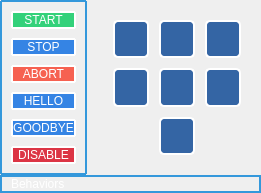
           <widget class="QFrame" name="frame_36">
            <property name="styleSheet">
             <string notr="true">border: 0px solid #3498db;
border-radius: 10px;</string>
            </property>
            <property name="frameShape">
             <enum>QFrame::StyledPanel</enum>
            </property>
            <property name="frameShadow">
             <enum>QFrame::Raised</enum>
            </property>
            <layout class="QVBoxLayout" name="verticalLayout_15" stretch="20,1">
             <property name="spacing">
              <number>0</number>
             </property>
             <property name="leftMargin">
              <number>0</number>
             </property>
             <property name="topMargin">
              <number>0</number>
             </property>
             <property name="rightMargin">
              <number>0</number>
             </property>
             <property name="bottomMargin">
              <number>0</number>
             </property>
             <item>
              <widget class="QFrame" name="frame_7">
               <property name="frameShape">
                <enum>QFrame::StyledPanel</enum>
               </property>
               <property name="frameShadow">
                <enum>QFrame::Raised</enum>
               </property>
               <layout class="QHBoxLayout" name="horizontalLayout_3" stretch="0,8">
                <property name="leftMargin">
                 <number>0</number>
                </property>
                <property name="topMargin">
                 <number>0</number>
                </property>
                <property name="rightMargin">
                 <number>0</number>
                </property>
                <property name="bottomMargin">
                 <number>0</number>
                </property>
                <item>
                 <widget class="QFrame" name="frame_44">
                  <property name="sizePolicy">
                   <sizepolicy hsizetype="Preferred" vsizetype="Preferred">
                    <horstretch>3</horstretch>
                    <verstretch>0</verstretch>
                   </sizepolicy>
                  </property>
                  <property name="cursor">
                   <cursorShape>PointingHandCursor</cursorShape>
                  </property>
                  <property name="styleSheet">
                   <string notr="true">border: 2px solid #3498db;
border-radius: 1px;</string>
                  </property>
                  <property name="frameShape">
                   <enum>QFrame::StyledPanel</enum>
                  </property>
                  <property name="frameShadow">
                   <enum>QFrame::Raised</enum>
                  </property>
                  <layout class="QVBoxLayout" name="verticalLayout_21" stretch="0,0,0,0,0">
                   <property name="spacing">
                    <number>9</number>
                   </property>
                   <property name="leftMargin">
                    <number>9</number>
                   </property>
                   <property name="topMargin">
                    <number>9</number>
                   </property>
                   <property name="bottomMargin">
                    <number>9</number>
                   </property>
                   <item>
                    <widget class="QPushButton" name="pushButton_5">
                     <property name="sizePolicy">
                      <sizepolicy hsizetype="Preferred" vsizetype="Preferred">
                       <horstretch>0</horstretch>
                       <verstretch>0</verstretch>
                      </sizepolicy>
                     </property>
                     <property name="styleSheet">
                      <string notr="true">QPushButton {
color: rgb(255, 255, 255);
background-color: rgb(51, 209, 122);
border-color: rgb(255, 255, 255);
}

QPushButton:pressed {
	background-color: rgb(38, 162, 105);
}</string>
                     </property>
                     <property name="text">
                      <string>START</string>
                     </property>
                    </widget>
                   </item>
                   <item>
                    <widget class="QPushButton" name="pushButton">
                     <property name="sizePolicy">
                      <sizepolicy hsizetype="Preferred" vsizetype="Preferred">
                       <horstretch>0</horstretch>
                       <verstretch>0</verstretch>
                      </sizepolicy>
                     </property>
                     <property name="palette">
                      <palette>
                       <active>
                        <colorrole role="WindowText">
                         <brush brushstyle="SolidPattern">
                          <color alpha="255">
                           <red>255</red>
                           <green>255</green>
                           <blue>255</blue>
                          </color>
                         </brush>
                        </colorrole>
                        <colorrole role="Button">
                         <brush brushstyle="SolidPattern">
                          <color alpha="255">
                           <red>53</red>
                           <green>132</green>
                           <blue>228</blue>
                          </color>
                         </brush>
                        </colorrole>
                        <colorrole role="Text">
                         <brush brushstyle="SolidPattern">
                          <color alpha="255">
                           <red>255</red>
                           <green>255</green>
                           <blue>255</blue>
                          </color>
                         </brush>
                        </colorrole>
                        <colorrole role="ButtonText">
                         <brush brushstyle="SolidPattern">
                          <color alpha="255">
                           <red>255</red>
                           <green>255</green>
                           <blue>255</blue>
                          </color>
                         </brush>
                        </colorrole>
                        <colorrole role="Base">
                         <brush brushstyle="SolidPattern">
                          <color alpha="255">
                           <red>53</red>
                           <green>132</green>
                           <blue>228</blue>
                          </color>
                         </brush>
                        </colorrole>
                        <colorrole role="Window">
                         <brush brushstyle="SolidPattern">
                          <color alpha="255">
                           <red>53</red>
                           <green>132</green>
                           <blue>228</blue>
                          </color>
                         </brush>
                        </colorrole>
                        <colorrole role="PlaceholderText">
                         <brush brushstyle="SolidPattern">
                          <color alpha="255">
                           <red>255</red>
                           <green>255</green>
                           <blue>255</blue>
                          </color>
                         </brush>
                        </colorrole>
                       </active>
                       <inactive>
                        <colorrole role="WindowText">
                         <brush brushstyle="SolidPattern">
                          <color alpha="255">
                           <red>255</red>
                           <green>255</green>
                           <blue>255</blue>
                          </color>
                         </brush>
                        </colorrole>
                        <colorrole role="Button">
                         <brush brushstyle="SolidPattern">
                          <color alpha="255">
                           <red>53</red>
                           <green>132</green>
                           <blue>228</blue>
                          </color>
                         </brush>
                        </colorrole>
                        <colorrole role="Text">
                         <brush brushstyle="SolidPattern">
                          <color alpha="255">
                           <red>255</red>
                           <green>255</green>
                           <blue>255</blue>
                          </color>
                         </brush>
                        </colorrole>
                        <colorrole role="ButtonText">
                         <brush brushstyle="SolidPattern">
                          <color alpha="255">
                           <red>255</red>
                           <green>255</green>
                           <blue>255</blue>
                          </color>
                         </brush>
                        </colorrole>
                        <colorrole role="Base">
                         <brush brushstyle="SolidPattern">
                          <color alpha="255">
                           <red>53</red>
                           <green>132</green>
                           <blue>228</blue>
                          </color>
                         </brush>
                        </colorrole>
                        <colorrole role="Window">
                         <brush brushstyle="SolidPattern">
                          <color alpha="255">
                           <red>53</red>
                           <green>132</green>
                           <blue>228</blue>
                          </color>
                         </brush>
                        </colorrole>
                        <colorrole role="PlaceholderText">
                         <brush brushstyle="SolidPattern">
                          <color alpha="255">
                           <red>255</red>
                           <green>255</green>
                           <blue>255</blue>
                          </color>
                         </brush>
                        </colorrole>
                       </inactive>
                       <disabled>
                        <colorrole role="WindowText">
                         <brush brushstyle="SolidPattern">
                          <color alpha="255">
                           <red>255</red>
                           <green>255</green>
                           <blue>255</blue>
                          </color>
                         </brush>
                        </colorrole>
                        <colorrole role="Button">
                         <brush brushstyle="SolidPattern">
                          <color alpha="255">
                           <red>53</red>
                           <green>132</green>
                           <blue>228</blue>
                          </color>
                         </brush>
                        </colorrole>
                        <colorrole role="Text">
                         <brush brushstyle="SolidPattern">
                          <color alpha="255">
                           <red>255</red>
                           <green>255</green>
                           <blue>255</blue>
                          </color>
                         </brush>
                        </colorrole>
                        <colorrole role="ButtonText">
                         <brush brushstyle="SolidPattern">
                          <color alpha="255">
                           <red>255</red>
                           <green>255</green>
                           <blue>255</blue>
                          </color>
                         </brush>
                        </colorrole>
                        <colorrole role="Base">
                         <brush brushstyle="SolidPattern">
                          <color alpha="255">
                           <red>53</red>
                           <green>132</green>
                           <blue>228</blue>
                          </color>
                         </brush>
                        </colorrole>
                        <colorrole role="Window">
                         <brush brushstyle="SolidPattern">
                          <color alpha="255">
                           <red>53</red>
                           <green>132</green>
                           <blue>228</blue>
                          </color>
                         </brush>
                        </colorrole>
                        <colorrole role="PlaceholderText">
                         <brush brushstyle="SolidPattern">
                          <color alpha="255">
                           <red>255</red>
                           <green>255</green>
                           <blue>255</blue>
                          </color>
                         </brush>
                        </colorrole>
                       </disabled>
                      </palette>
                     </property>
                     <property name="font">
                      <font>
                       <weight>50</weight>
                       <bold>false</bold>
                      </font>
                     </property>
                     <property name="styleSheet">
                      <string notr="true">QPushButton
{
background-color: rgb(53, 132, 228);
color: rgb(255, 255, 255);
border-color: rgb(255, 255, 255);
}

QPushButton:pressed
{
background-color: rgb(26, 95, 180);
}</string>
                     </property>
                     <property name="text">
                      <string>STOP</string>
                     </property>
                    </widget>
                   </item>
                   <item>
                    <widget class="QPushButton" name="pushButton_4">
                     <property name="sizePolicy">
                      <sizepolicy hsizetype="Preferred" vsizetype="Preferred">
                       <horstretch>0</horstretch>
                       <verstretch>0</verstretch>
                      </sizepolicy>
                     </property>
                     <property name="acceptDrops">
                      <bool>false</bool>
                     </property>
                     <property name="autoFillBackground">
                      <bool>false</bool>
                     </property>
                     <property name="styleSheet">
                      <string notr="true">QPushButton
{
background-color: rgb(246, 97, 81);
color: rgb(255, 255, 255);
border-color: rgb(255, 255, 255);
}

QPushButton:pressed
{
background-color: rgb(165, 29, 45)
}</string>
                     </property>
                     <property name="text">
                      <string>ABORT</string>
                     </property>
                    </widget>
                   </item>
                   <item>
                    <widget class="QPushButton" name="pushButton_2">
                     <property name="sizePolicy">
                      <sizepolicy hsizetype="Preferred" vsizetype="Preferred">
                       <horstretch>0</horstretch>
                       <verstretch>0</verstretch>
                      </sizepolicy>
                     </property>
                     <property name="styleSheet">
                      <string notr="true">QPushButton
{
background-color: rgb(53, 132, 228);
color: rgb(255, 255, 255);
border-color: rgb(255, 255, 255);
}

QPushButton:pressed
{
background-color: rgb(26, 95, 180);
}</string>
                     </property>
                     <property name="text">
                      <string>HELLO</string>
                     </property>
                    </widget>
                   </item>
                   <item>
                    <widget class="QPushButton" name="pushButton_3">
                     <property name="sizePolicy">
                      <sizepolicy hsizetype="Preferred" vsizetype="Preferred">
                       <horstretch>0</horstretch>
                       <verstretch>0</verstretch>
                      </sizepolicy>
                     </property>
                     <property name="styleSheet">
                      <string notr="true">QPushButton
{
background-color: rgb(53, 132, 228);
color: rgb(255, 255, 255);
border-color: rgb(255, 255, 255);
}

QPushButton:pressed
{
background-color: rgb(26, 95, 180);
}</string>
                     </property>
                     <property name="text">
                      <string>GOODBYE</string>
                     </property>
                    </widget>
                   </item>
                  <item> <!-- BOOL -->
                      <widget class="QPushButton" name="toggleEnableButton">
                          <property name="sizePolicy">
                              <sizepolicy hsizetype="Preferred" vsizetype="Preferred">
                                  <horstretch>0</horstretch>
                                  <verstretch>0</verstretch>
                              </sizepolicy>
                          </property>
                          <property name="styleSheet">
                              <string notr="true">QPushButton
                  {
                  background-color: rgb(220, 53, 69);
                  color: rgb(255, 255, 255);
                  border-color: rgb(255, 255, 255);
                  }

                  QPushButton:pressed
                  {
                  background-color: rgb(180, 35, 50);
                  }</string>
                          </property>
                          <property name="text">
                              <string>DISABLE</string>
                          </property>
                      </widget>
                  </item><!-- FIN BOOL -->

                  </layout>
                 </widget>
                </item>
                <item>
                 <widget class="QFrame" name="frame_46">
                  <property name="styleSheet">
                   <string notr="true">QPushButton {
color: rgb(255, 255, 255);
background-color: rgb(52, 101, 164);
border: 2px solid rgb(255, 255, 255);
border-radius: 5px;
}

QPushButton:pressed {
background-color: rgb(32, 74, 135);
}</string>
                  </property>
                  <property name="frameShape">
                   <enum>QFrame::StyledPanel</enum>
                  </property>
                  <property name="frameShadow">
                   <enum>QFrame::Raised</enum>
                  </property>
                  <layout class="QHBoxLayout" name="horizontalLayout_8">
                   <property name="spacing">
                    <number>0</number>
                   </property>
                   <property name="leftMargin">
                    <number>10</number>
                   </property>
                   <property name="topMargin">
                    <number>10</number>
                   </property>
                   <property name="rightMargin">
                    <number>10</number>
                   </property>
                   <property name="bottomMargin">
                    <number>10</number>
                   </property>
                   <item>
                    <layout class="QGridLayout" name="gridLayout">
                     <property name="leftMargin">
                      <number>10</number>
                     </property>
                     <property name="topMargin">
                      <number>10</number>
                     </property>
                     <property name="rightMargin">
                      <number>10</number>
                     </property>
                     <property name="bottomMargin">
                      <number>10</number>
                     </property>
                     <property name="spacing">
                      <number>10</number>
                     </property>
                     <item row="0" column="1">
                      <widget class="QPushButton" name="button_front">
                       <property name="sizePolicy">
                        <sizepolicy hsizetype="Preferred" vsizetype="Preferred">
                         <horstretch>0</horstretch>
                         <verstretch>0</verstretch>
                        </sizepolicy>
                       </property>
                       <property name="text">
                        <string/>
                       </property>
                       <property name="icon">
                        <iconset>
                         <normalon>:/images/btnUp.png</normalon>
                        </iconset>
                       </property>
                       <property name="iconSize">
                        <size>
                         <width>60</width>
                         <height>60</height>
                        </size>
                       </property>
                      </widget>
                     </item>
                     <item row="0" column="0">
                      <widget class="QPushButton" name="button_turn_left">
                       <property name="sizePolicy">
                        <sizepolicy hsizetype="Preferred" vsizetype="Preferred">
                         <horstretch>0</horstretch>
                         <verstretch>0</verstretch>
                        </sizepolicy>
                       </property>
                       <property name="text">
                        <string/>
                       </property>
                       <property name="icon">
                        <iconset>
                         <normalon>:/images/btnTurnLeft.png</normalon>
                        </iconset>
                       </property>
                       <property name="iconSize">
                        <size>
                         <width>60</width>
                         <height>60</height>
                        </size>
                       </property>
                      </widget>
                     </item>
                     <item row="0" column="2">
                      <widget class="QPushButton" name="button_turn_right">
                       <property name="sizePolicy">
                        <sizepolicy hsizetype="Preferred" vsizetype="Preferred">
                         <horstretch>0</horstretch>
                         <verstretch>0</verstretch>
                        </sizepolicy>
                       </property>
                       <property name="text">
                        <string/>
                       </property>
                       <property name="icon">
                        <iconset>
                         <normalon>:/images/btnTurnRight.png</normalon>
                        </iconset>
                       </property>
                       <property name="iconSize">
                        <size>
                         <width>60</width>
                         <height>60</height>
                        </size>
                       </property>
                      </widget>
                     </item>
                     <item row="1" column="0">
                      <widget class="QPushButton" name="button_left">
                       <property name="sizePolicy">
                        <sizepolicy hsizetype="Preferred" vsizetype="Preferred">
                         <horstretch>0</horstretch>
                         <verstretch>0</verstretch>
                        </sizepolicy>
                       </property>
                       <property name="text">
                        <string/>
                       </property>
                       <property name="icon">
                        <iconset>
                         <normalon>:/images/btnLeft.png</normalon>
                        </iconset>
                       </property>
                       <property name="iconSize">
                        <size>
                         <width>60</width>
                         <height>60</height>
                        </size>
                       </property>
                      </widget>
                     </item>
                     <item row="1" column="1">
                      <widget class="QPushButton" name="button_center">
                       <property name="sizePolicy">
                        <sizepolicy hsizetype="Preferred" vsizetype="Preferred">
                         <horstretch>0</horstretch>
                         <verstretch>0</verstretch>
                        </sizepolicy>
                       </property>
                       <property name="text">
                        <string/>
                       </property>
                       <property name="icon">
                        <iconset>
                         <normalon>:/images/points.png</normalon>
                        </iconset>
                       </property>
                       <property name="iconSize">
                        <size>
                         <width>60</width>
                         <height>60</height>
                        </size>
                       </property>
                      </widget>
                     </item>
                     <item row="3" column="1">
                      <widget class="QPushButton" name="button_back">
                       <property name="sizePolicy">
                        <sizepolicy hsizetype="Preferred" vsizetype="Preferred">
                         <horstretch>0</horstretch>
                         <verstretch>0</verstretch>
                        </sizepolicy>
                       </property>
                       <property name="text">
                        <string/>
                       </property>
                       <property name="icon">
                        <iconset resource="../resources/resource.qrc">
                         <normaloff>:/images/btnDown.png</normaloff>:/images/btnDown.png</iconset>
                       </property>
                       <property name="iconSize">
                        <size>
                         <width>60</width>
                         <height>60</height>
                        </size>
                       </property>
                      </widget>
                     </item>
                     <item row="1" column="2">
                      <widget class="QPushButton" name="button_right">
                       <property name="sizePolicy">
                        <sizepolicy hsizetype="Preferred" vsizetype="Preferred">
                         <horstretch>0</horstretch>
                         <verstretch>0</verstretch>
                        </sizepolicy>
                       </property>
                       <property name="text">
                        <string/>
                       </property>
                       <property name="icon">
                        <iconset>
                         <normalon>:/images/btnRight.png</normalon>
                        </iconset>
                       </property>
                       <property name="iconSize">
                        <size>
                         <width>60</width>
                         <height>60</height>
                        </size>
                       </property>
                      </widget>
                     </item>
                    </layout>
                   </item>
                  </layout>
                 </widget>
                </item>
               </layout>
              </widget>
             </item>
             <item>
              <widget class="QFrame" name="frame_12">
               <property name="styleSheet">
                <string notr="true">border: 2px solid #3498db;
border-radius: 10px;</string>
               </property>
               <property name="frameShape">
                <enum>QFrame::StyledPanel</enum>
               </property>
               <property name="frameShadow">
                <enum>QFrame::Raised</enum>
               </property>
               <layout class="QHBoxLayout" name="horizontalLayout_13">
                <property name="spacing">
                 <number>0</number>
                </property>
                <property name="leftMargin">
                 <number>9</number>
                </property>
                <property name="topMargin">
                 <number>0</number>
                </property>
                <property name="rightMargin">
                 <number>0</number>
                </property>
                <property name="bottomMargin">
                 <number>0</number>
                </property>
                <item>
                 <widget class="QLabel" name="label_15">
                  <property name="styleSheet">
                   <string notr="true">font: 700 16pt &quot;Segoe UI&quot;;
color: white;
border:0px solid #66757F;</string>
                  </property>
                  <property name="text">
                   <string>Behaviors</string>
                  </property>
                  <property name="alignment">
                   <set>Qt::AlignLeading|Qt::AlignLeft|Qt::AlignVCenter</set>
                  </property>
                 </widget>
                </item>
               </layout>
              </widget>
             </item>
            </layout>
           </widget>
